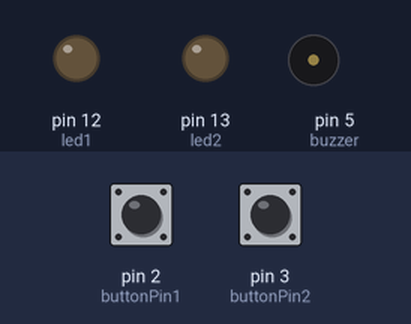
The sketch below on a simulated Arduino Uno, built with avr-gcc and run on an emulated ATmega328P. On the bench: output pins drawn as LEDs (lit = HIGH), buzzer (waves = sounding, pin HIGH). The test bench sets the inputs (shaded band); at power-on: pin 2 (buttonPin1) HIGH, pin 3 (buttonPin2) HIGH.

Above: at 1.2 s.
1.3 s: pin 2 (buttonPin1) pulled LOW for 0.15 s
At 1.8 s:
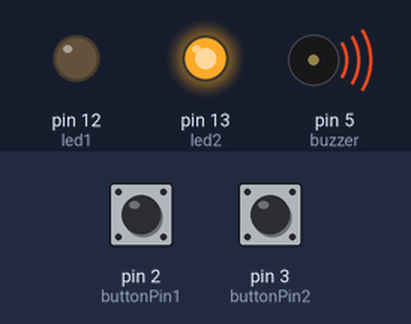
2.9 s: pin 3 (buttonPin2) pulled LOW for 0.15 s
At 4.1 s:
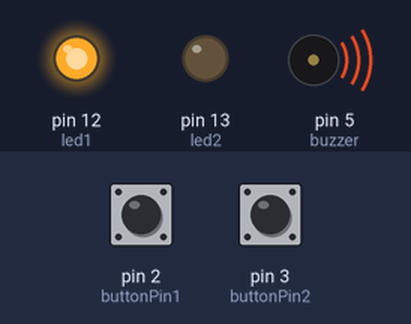
4.5 s: pin 2 (buttonPin1) pulled LOW for 1 s
At 5.5 s:
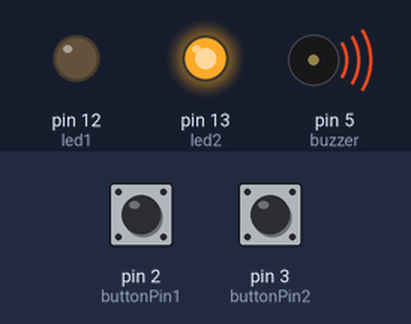
7.0 s: pin 3 (buttonPin2) pulled LOW for 1 s
At 7.4 s:
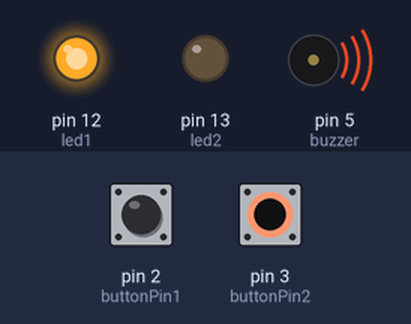
Timing chart, 0 to 10.0 s (numbered marks = the images above; inputs shaded):
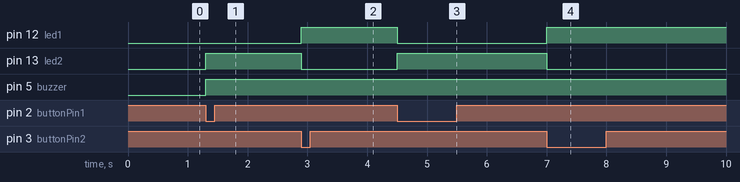

Measured:
- after the input at 1.3 s, pin 13 (led2), pin 5 (buzzer): LOW → HIGH at once
- after the input at 2.9 s, pin 12 (led1): LOW → HIGH at once; pin 13 (led2): HIGH → LOW at once
- after the input at 4.5 s, pin 12 (led1): HIGH → LOW at once; pin 13 (led2): LOW → HIGH at once
- after the input at 7.0 s, pin 12 (led1): LOW → HIGH at once; pin 13 (led2): HIGH → LOW at once

The sketch:

LedControlButton.ino
```cpp
int led1 = 12;  // Pin del LED 12
int led2 = 13;  // Pin del LED 13
int buttonPin1 = 2;  // Pin del botón 2
int buttonPin2 = 3;  // Pin del botón 3
int buzzer = 5;
int buttonState1 = 0;  // Estado del botón 2
int buttonState2 = 0;  // Estado del botón 3

void setup() {
  pinMode(led1, OUTPUT);  // Configurar LED 12 como salida
  pinMode(led2, OUTPUT);  // Configurar LED 13 como salida
  pinMode(buzzer, OUTPUT);
  pinMode(buttonPin1, INPUT);  // Configurar botón 2 como entrada
  pinMode(buttonPin2, INPUT);  // Configurar botón 3 como entrada
}

void loop() {
  buttonState1 = digitalRead(buttonPin1);  // Leer estado del botón 2
  buttonState2 = digitalRead(buttonPin2);  // Leer estado del botón 3

  if (buttonState1 == LOW) {
    // Si el botón 2 está presionado
    digitalWrite(buzzer, HIGH);
    digitalWrite(led1, LOW);  // Apagar LED 12
    digitalWrite(led2, HIGH);  // Encender LED 13
  } else if (buttonState2 == LOW) {
    // Si el botón 3 está presionado
    digitalWrite(led1, HIGH);  // Encender LED 12
    digitalWrite(led2, LOW);  // Apagar LED 13
  }
}
```
